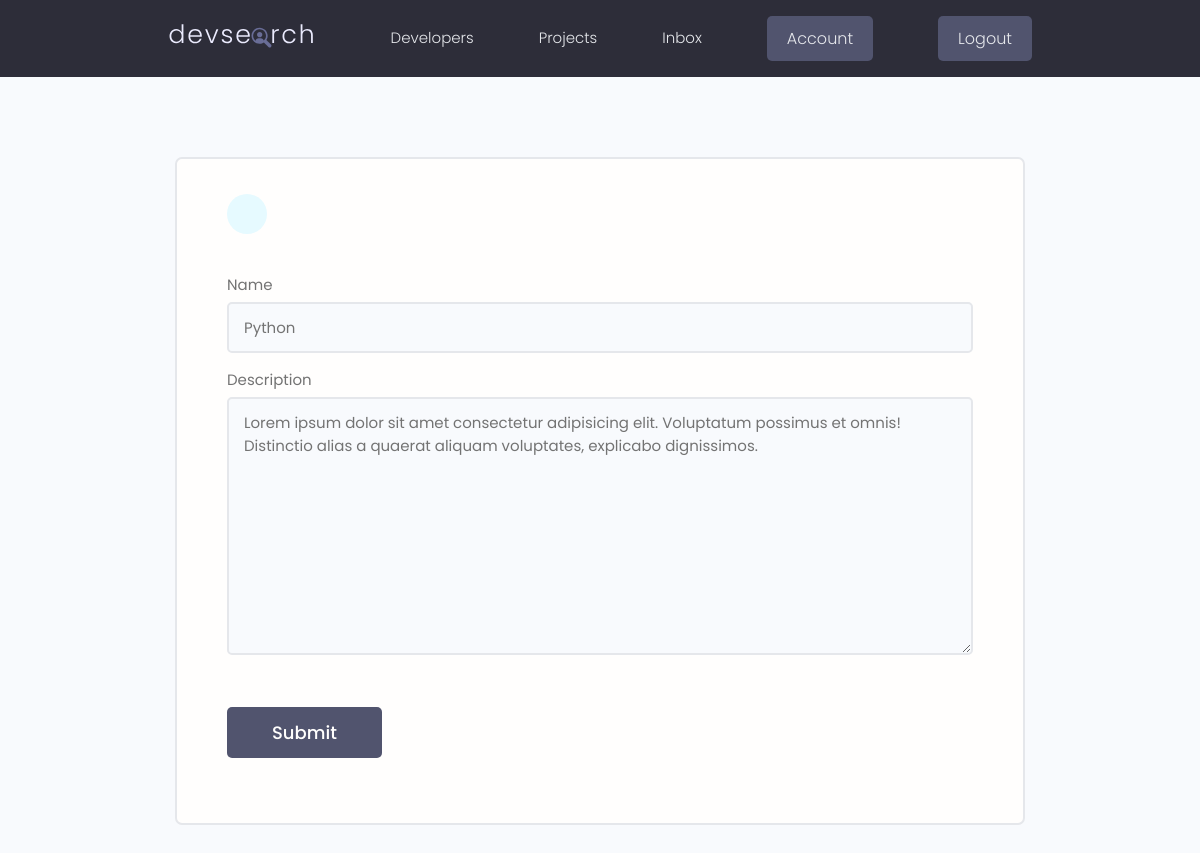
The app's page /update-skill/ceea9c5d-d7d1-4551-85b3-c4b8046ecb28 (signed in) with its own data.
### users/models.py (models this page shows, shortened)
class Skill(models.Model):
    owner = models.ForeignKey(Profile, on_delete=models.CASCADE, null=True, blank=True)
    name = models.CharField(max_length=200, null=True, blank=True)
    description = models.TextField(null=True, blank=True)
    created = models.DateTimeField(auto_now_add=True)
    id = models.UUIDField(
        default=uuid.uuid4, unique=True, primary_key=True, editable=False
    )

### users/views.py (the view)
# urls.py: path("update-skill/<str:pk>", views.update_skill, name="update-skill"),
@login_required(login_url="login")
def update_skill(request, pk):
    profile = request.user.profile
    skill = profile.skill_set.get(id=pk)
    form = SkillForm(instance=skill)
    if request.method == "POST":
        form = SkillForm(request.POST, instance=skill)
        if form.is_valid():
            form.save()
            messages.success(request, "Skill  was added successfully!")
            return redirect("account")
    context = {"form": form}
    return render(request, "users/skill_form.html", context)

### users/forms.py
class SkillForm(ModelForm):
    class Meta:
        model = Skill
        fields = "__all__"
        exclude = ["owner"]
    def __init__(self, *args, **kwargs):
        super(SkillForm, self).__init__(*args, **kwargs)
        for name, field in self.fields.items():
            field.widget.attrs.update({"class": "input"})

### users/templates/users/skill_form.html (shortened to what this page needs)
{% extends 'main.html' %}
{% block content %}
    <main class="formPage my-xl">
        <div class="content-box">
            <div class="formWrapper">
                <a class="backButton" href="{% url 'account' %}"></a>
                <br>
                <form class="form" method="POST">
                    {% for field in form %}
                        <div class="form__field">
                        <label for="formInput#text">{{ field.label }}</label>
                        {{ field }}
                        </div>
                    {% endfor %}
                    <input class="btn btn--sub btn--lg  my-md" type="submit" value="Submit" />
                </form>
            </div>
        </div>
    </main>
{% endblock content %}

### static/styles/app.css (style rules this page uses)
:root { --color-sub: #2d2d39; }
.btn--sub { background-color: var(--color-sub-light); }
.content-box { width: 95%; max-width: 85rem; margin: 0 auto; }
.backButton { background: var(--color-main-light); color: var(--color-main); width: 4rem; height: 4rem; display: flex; align-items: center; justify-content: center; border-radius: 50%; }
.formPage .formWrapper { list-style: none; background: var(--color-white); padding: 3.5rem 5rem; border: 2px solid var(--color-light); border-radius: 0.7rem; }

### static/uikit/styles/modules/_variables.css (style rules this page uses)
:root { --color-main: #5aa5b9; --color-main-light: #e6faff; --color-sub: #3f4156; --color-sub-light: #51546e; --color-sub-lighter: #ededfd; --color-text: #737373; --color-gray: #8b8b8b; --color-light: #e5e7eb; --color-light-gray: #767676; --color-bg: #f8fafd; --color-white: #fffefd; --color-white-light: #f3f3f3; --color-success: #359e64; --color-success-bg: #def8e8; --color-error: #fc4b0b; --color-error-bg: #fff2ee; --font-base: 'Poppins', arial, helvetica, 'Segoe UI', roboto, ubuntu, sans-serif; --font-monospace: 'Fira Code', 'Courier New', courier, monospace; --font-regular: 300; --font-medium: 500; --font-bold: 700; --generic-shadow: 1px 1px 5px #00000010; --generic-transition: all 0.3s ease-in-out; }

### static/uikit/styles/modules/_base.css (style rules this page uses)
* { margin: 0; padding: 0; box-sizing: border-box; text-rendering: optimizeLegibility; color: inherit; font-size: inherit; }
html { font-size: 50%; }
@media only screen and (min-width: 480px) { html { font-size: 56.25%; } }
@media only screen and (min-width: 1200px) { html { font-size: 62.5%; } }
body { line-height: 1.6; font-weight: 400; font-size: 1.5rem; color: var(--color-text); background-color: var(--color-bg); min-height: 100vh; }

### static/uikit/styles/modules/_typography.css (style rules this page uses)
* { font-family: var(--font-base); }
a { padding-bottom: 2px; text-decoration: none; display: inline-block; color: var(--color-main); font-weight: var(--font-medium); }

### static/uikit/styles/modules/_utilities.css (style rules this page uses)
.my-md { margin: 3rem auto; }
.my-xl { margin: 8rem auto; }

### static/uikit/styles/modules/_button.css (style rules this page uses)
.btn { display: inline-block; position: relative; cursor: pointer; background-color: var(--color-light); font-weight: var(--font-medium); color: var(--color-sub); text-decoration: none; padding: 1rem 2rem; border-radius: 0.5rem; border: none; width: -webkit-fit-content; width: -moz-fit-content; width: fit-content; height: -webkit-fit-content; height: -moz-fit-content; height: fit-content; font-size: 1.6rem; outline-width: 0; outline-color: transparent; -webkit-backface-visibility: hidden; backface-visibility: hidden; transition: all 0.3s ease-in-out; }
.btn--sub { background-color: var(--color-sub); color: var(--color-white); }
.btn--lg { font-size: 1.8rem; padding: 1.2rem 4.5rem; }

### static/uikit/styles/modules/_form.css (style rules this page uses)
.form { display: block; }
.form__field { margin-top: 1.5rem; margin-bottom: 1.5rem; }
.form__label, .form__field > label { display: block; margin-bottom: 0.5rem; color: var(--color-text); }
input.input[type='text'], input.input[type='email'], input.input[type='password'], input.input[type='number'], textarea.input { min-width: 24rem; width: 100%; padding: 1.2rem 1.5rem; border-radius: 0.5rem; border: 2px solid var(--color-light); transition: all 0.3s ease-in-out; background-color: var(--color-bg); }

### records on screen
Skill: form "Python" "Lorem ipsum dolor sit amet consectetur adipisicing elit. Voluptatum possimus et omnis! Distinctio alias a quaerat aliquam voluptates, explicabo dignissimos."

### other values on screen
{{ field.label }} "Name" "Description"
